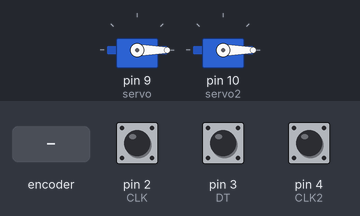
Recording of a sketch running on a simulated Arduino Uno, built with avr-gcc and run on an emulated ATmega328P. On the bench: 2 × servo. Inputs (shaded band) come from the test bench; at power-on: pin 2 (CLK) HIGH, pin 3 (DT) HIGH, pin 4 (CLK2) HIGH. What the sketch prints to the serial monitor is not drawn.

Above: at 1.2 s.
1.3 s: rotary encoder on pin 2 (CLK) / pin 3 (DT) turned 2 steps (second pin leading)
Timing chart, 0 to 4.3 s (numbered marks = the images above; inputs shaded):
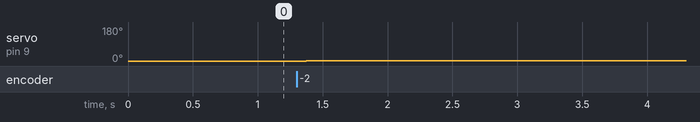

Measured:
- after the input at 1.3 s, servo on pin 9 (servo): 0° → 1° after 0.08 s, → 2° 0.20 s later

The sketch:

ropotic_arm.ino
```cpp
#include <Servo.h>
// Rotary Encoder Inputs
#define CLK 2
#define CLK2 4
#define DT 3
#define DT2 5
Servo servo;
Servo servo2;
int counter = 0;
int counter2 = 0;
int currentStateCLK;
int lastStateCLK;
int currentStateCLK2;
int lastStateCLK2;
void setup() {
  // Set encoder pins as inputs
  pinMode(CLK,INPUT);
  pinMode(DT,INPUT);
  pinMode(CLK2,INPUT);
  pinMode(DT2,INPUT);
  // Setup Serial Monitor
  Serial.begin(9600);
  // Attach servo on pin 9 to the servo object
  servo.attach(9);
  servo2.attach(10);
  servo.write(counter);
   servo2.write(counter);
  // Read the initial state of CLK
  lastStateCLK = digitalRead(CLK);
  lastStateCLK2 = digitalRead(CLK2);
}
void loop() {
  // Read the current state of CLK
  currentStateCLK = digitalRead(CLK);
  // If last and current state of CLK are different, then pulse occurred
  // React to only 1 state change to avoid double count
  if (currentStateCLK != lastStateCLK  && currentStateCLK == 1){
    // If the DT state is different than the CLK state then
    // the encoder is rotating CCW so decrement
    if (digitalRead(DT) != currentStateCLK) {
      counter --;
      if (counter<0)
        counter=0;
    } else {
      // Encoder is rotating CW so increment
      counter ++;
      if (counter>179)
        counter=179;
    }
    // Move the servo
    servo.write(counter);
    Serial.print("Position: ");
    Serial.println(counter);
  }
  // Remember last CLK state
  lastStateCLK = currentStateCLK;

  ////////////////////////////////////////////////////////////////////////////////////////////

  // Read the current state of CLK
  currentStateCLK2 = digitalRead(CLK2);
  // If last and current state of CLK are different, then pulse occurred
  // React to only 1 state change to avoid double count
  if (currentStateCLK2 != lastStateCLK2  && currentStateCLK2 == 1){
    // If the DT state is different than the CLK state then
    // the encoder is rotating CCW so decrement
    if (digitalRead(DT2) != currentStateCLK2) {
      counter2 --;
      if (counter2<0)
        counter2=0;
    } else {
      // Encoder is rotating CW so increment
      counter2 ++;
      if (counter2>179)
        counter2=179;
    }
    // Move the servo
    servo2.write(counter2);
    Serial.print("Position2: ");
    Serial.println(counter2);
  }
  // Remember last CLK state
  lastStateCLK2 = currentStateCLK2;

}
```
